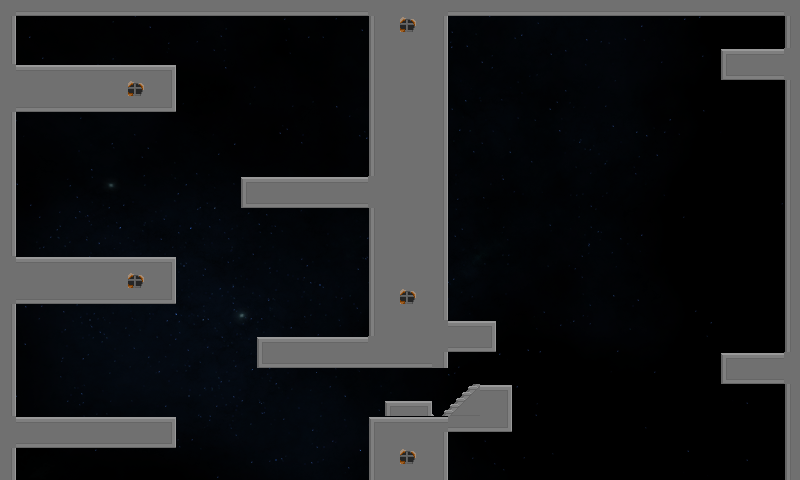

The image is a tile-based game level rendered from a .tmx file. Its description and source (layers, tilesets, objects; grid data summarised) follow:
An orthogonal 50x30 tile map with 16x16 px tiles, 2 tile layers (fondo, suelo), 2 tilesets and 39 objects.

<map version="1.2" tiledversion="1.3.2" orientation="orthogonal" renderorder="right-down" compressionlevel="-1" width="50" height="30" tilewidth="16" tileheight="16" infinite="0" nextlayerid="4" nextobjectid="63">
 <tileset firstgid="1" name="space_bk" tilewidth="16" tileheight="16" tilecount="4096" columns="64">
  <image source="space_bk.png" width="1024" height="1024" />
 </tileset>
 <tileset firstgid="4097" name="StationTileset" tilewidth="16" tileheight="16" tilecount="108" columns="12">
  <image source="StationTileset.png" width="200" height="150" />
 </tileset>
 <layer id="1" name="fondo" width="50" height="30">
  <data>[1500 cells, 1500 non-empty, 1500 distinct tile ids]</data>
 </layer>
 <layer id="2" name="suelo" width="50" height="30">
  <data>[1500 cells, 389 non-empty, 18 distinct tile ids]</data>
 </layer>
 <objectgroup color="#0000ff" id="3" name="colisiones">
  <object id="3" x="0" y="0" width="368" height="16" />
  <object id="4" x="0" y="16" width="16" height="464" />
  <object id="5" x="368" y="0" width="16" height="176" />
  <object id="6" x="16" y="64" width="160" height="48" />
  <object id="7" x="240" y="176" width="128" height="32" />
  <object id="8" x="16" y="256" width="160" height="48" />
  <object id="9" x="256" y="336" width="112" height="32" />
  <object id="10" x="368" y="208" width="16" height="128" />
  <object id="11" x="384" y="0" width="416" height="16" />
  <object id="12" x="16" y="416" width="160" height="32" />
  <object id="13" x="368" y="416" width="16" height="64" />
  <object id="14" x="384" y="416" width="64" height="16" />
  <object id="17" x="384" y="400" width="48" height="16" />
  <object id="18" x="432" y="432" width="16" height="48" />
  <object id="21" x="448" y="416" width="64" height="16" />
  <object id="36" x="442.909" y="414.545" width="9.63636" height="1.63636" />
  <object id="37" x="444.182" y="412.182" width="8.72727" height="1.81818" />
  <object id="38" x="444.909" y="409.273" width="9.27273" height="3.09091" />
  <object id="39" x="449.091" y="407.091" width="8" height="2.36364" />
  <object id="40" x="449.818" y="405.091" width="8.54545" height="1.63636" />
  <object id="41" x="451.455" y="403.273" width="8.36364" height="1.27273" />
  <object id="42" x="454.909" y="401.636" width="8.72727" height="1.27273" />
  <object id="44" x="456.364" y="399.818" width="7.27273" height="1.45455" />
  <object id="45" x="457.091" y="397.636" width="7.45455" height="1.63636" />
  <object id="46" x="460.545" y="396" width="7.09091" height="1.45455" />
  <object id="47" x="461.273" y="393.818" width="7.63636" height="1.63636" />
  <object id="48" x="463.273" y="392" width="7.09091" height="1.27273" />
  <object id="49" x="466.182" y="390" width="6.90909" height="2" />
  <object id="50" x="467.273" y="388.364" width="9.45455" height="1.45455" />
  <object id="51" x="468" y="386.182" width="9.27273" height="2" />
  <object id="52" x="472.364" y="384.364" width="8" height="2" />
  <object id="53" x="480" y="384" width="32" height="32" />
  <object id="54" x="720" y="352" width="64" height="32" />
  <object id="55" x="368" y="352" width="80" height="16" />
  <object id="56" x="432" y="320" width="64" height="32" />
  <object id="59" x="432" y="16" width="16" height="304" />
  <object id="60" x="784" y="128" width="16" height="352" />
  <object id="61" x="784" y="16" width="16" height="112" />
  <object id="62" x="720" y="48" width="64" height="32" />
 </objectgroup>
</map>
